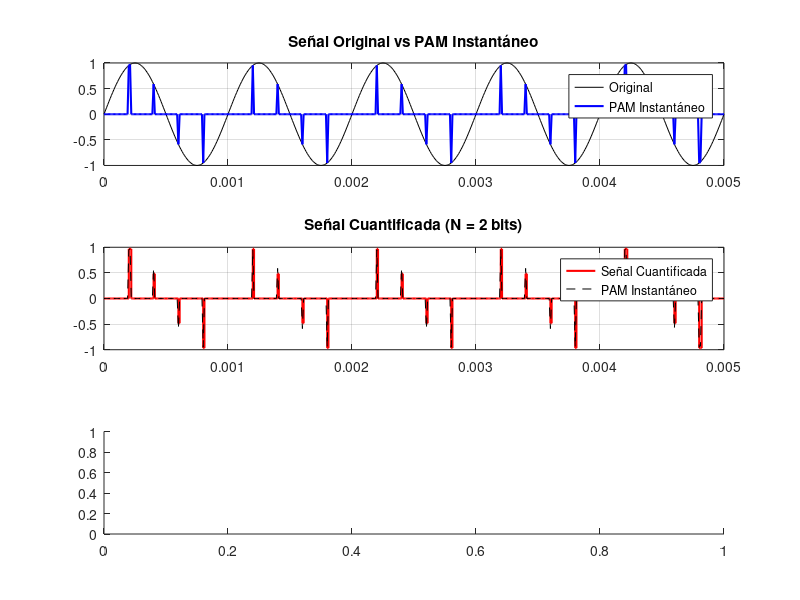

Recreate this plot in MATLAB. (Note: this script raises an error after producing the figure.)
clc; clear; close all;


A = 1;              
fc = 1000;         
Ts = 1/100000;     
t = 0:Ts:5/fc;     
m_t = A * sin(2 * pi * fc * t); 

fs = 5000;          
Ts_pam = 1/fs;      
m_pam_inst = zeros(size(t)); 
for i = 1:length(t)
    if mod(t(i), Ts_pam) < Ts
        m_pam_inst(i) = m_t(i); 
    end
end

N = 2;              
L = 2^N;            
m_max = max(abs(m_pam_inst)); 
delta = 2 * m_max / L;

m_pcm = delta * floor(m_pam_inst / delta + 0.5);


error_quant = m_pam_inst - m_pcm;

figure;
subplot(3,1,1);
plot(t, m_t, 'k', t, m_pam_inst, 'b', 'LineWidth', 1.5);
title('Señal Original vs PAM Instantáneo');
legend('Original', 'PAM Instantáneo');
grid on;

subplot(3,1,2);
stairs(t, m_pcm, 'r', 'LineWidth', 1.5); % Señal PCM
hold on;
plot(t, m_pam_inst, 'k--');
title(['Señal Cuantificada (N = ', num2str(N), ' bits)']);
legend('Señal Cuantificada', 'PAM Instantáneo');
grid on;

subplot(3,1,3);
histogram(error_quant, 10);
title('Error de cuantificacion');
xlabel('Error');
ylabel('Frecuancia');
grid on;